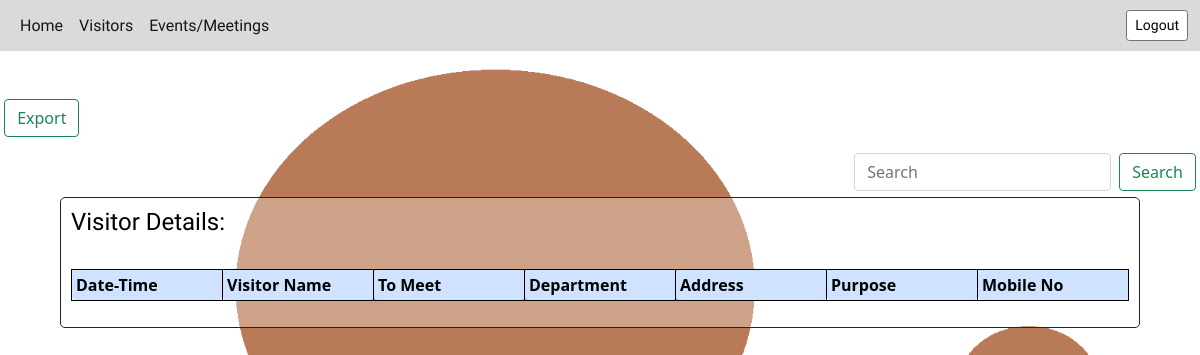
The page /visitors/ on the database as committed earlier.
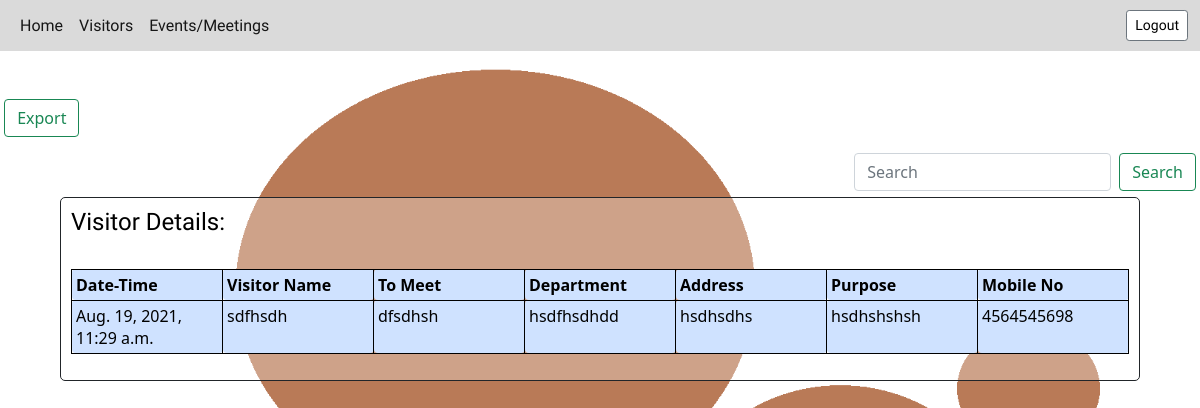
The same page on the database as committed later.
### application/models.py (models this page shows, shortened)
class Visitor(models.Model):
    datetime = models.DateTimeField(default=now)
    visitorname = models.CharField(max_length=50)
    tomeet = models.CharField(max_length=50)
    department = models.CharField(max_length=50)
    address = models.TextField()
    purpose = models.TextField()
    mobile = models.IntegerField()
    class Meta:
        db_table = "Visitor"

### application/views.py (the view)
# urls.py: path('visitors/', views.visitors, name='Visitors'),
def visitors(request):
    search = request.GET.get('search')
    if search is None:
        Visitors = Visitor.objects.all()
    else:
        Visitors = Visitor.objects.filter(
            Q(datetime__icontains= search) | Q(visitorname__icontains= search) | Q(tomeet__icontains= search)
            | Q(department__icontains= search) | Q(address__icontains= search)
            | Q(purpose__icontains= search) | Q(mobile__icontains= search))
    return render(request, 'application/visitors.html', {'Visitors': Visitors})

### application/templates/application/visitors.html (shortened to what this page needs)
{% extends 'application/basic.html' %}
{% block body %}
{% load static %}
<div>
    <br>
    <br>
    <form class="d-flex" action="/exportvisitors/" method="GET">
        &nbsp<button class="btn btn-outline-success" type="submit">Export</button>
      </form>
<form class="d-flex" style="float:right" action="/visitors/" method="GET">
        <input class="form-control me-2" type="search" name="search" placeholder="Search" aria-label="Search">
        <button class="btn btn-outline-success" type="submit">Search</button>&nbsp
      </form>
</div>
<div style="margin:5%; padding:10px; background-color:rgba(253, 253, 253, 0.3);border:1px solid;border-radius:5px;">
    <h4 style="color:black;font-family: 'Black Ops One';">Visitor Details:</h4><br>
<center>
    <table class="table table-primary table-sm" style="table-layout: fixed; ">
    <tr>
        <th>Date-Time</th>
        <th>Visitor Name</th>
        <th>To Meet</th>
        <th>Department</th>
        <th>Address</th>
        <th>Purpose</th>
        <th>Mobile No</th>
    </tr>
        {% for visitor in Visitors %}
        <tr>
        <td>{{ visitor.datetime }}</td>
        <td>{{ visitor.visitorname }}</td>
        <td>{{ visitor.tomeet }}</td>
        <td>{{ visitor.department }}</td>
        <td>{{ visitor.address }}</td>
        <td>{{ visitor.purpose }}</td>
        <td>{{ visitor.mobile }}</td>
    </tr>
        {% endfor %}
</table>
</center>
</div>
{% endblock %}

Rows that differ between the two databases and show on the page:
added Visitor: datetime "Aug. 19, 2021, 11:29 a.m.", visitorname "sdfhsdh", tomeet "dfsdhsh", department "hsdfhsdhdd", address "hsdhsdhs", purpose "hsdhshshsh", mobile "4564545698"
